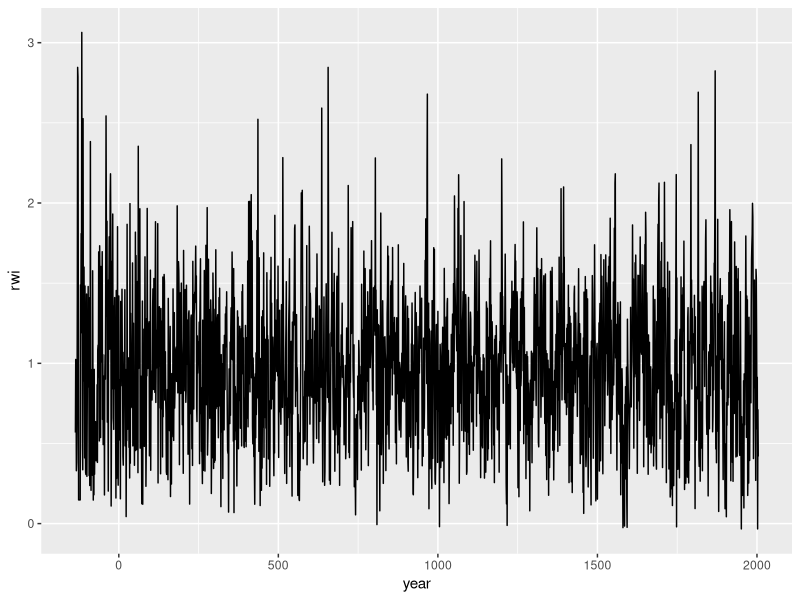
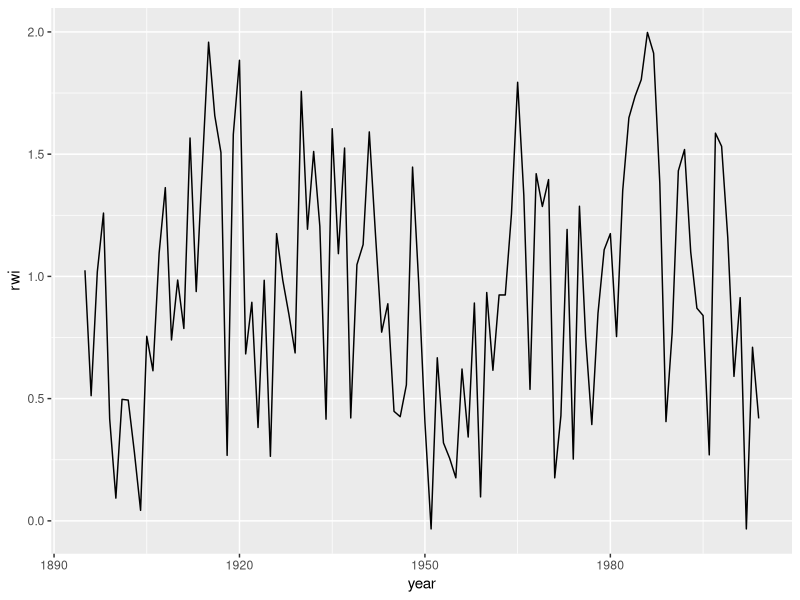
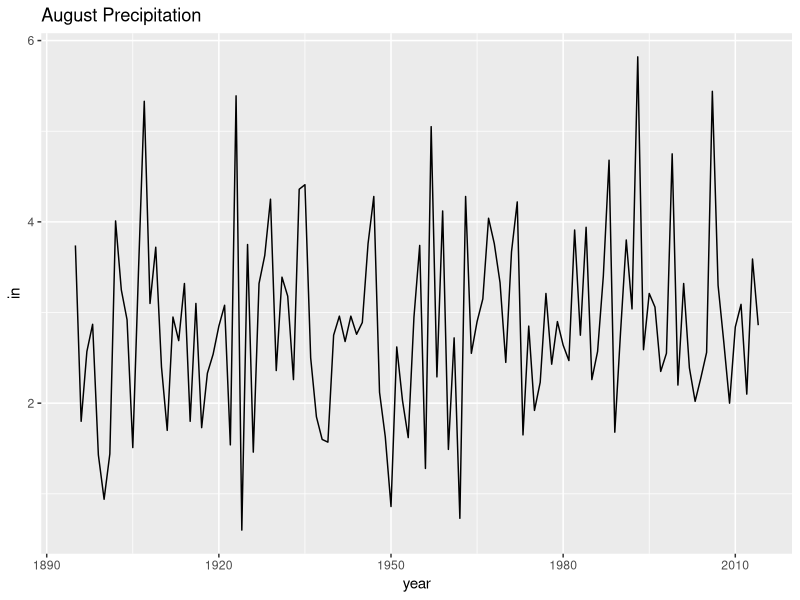
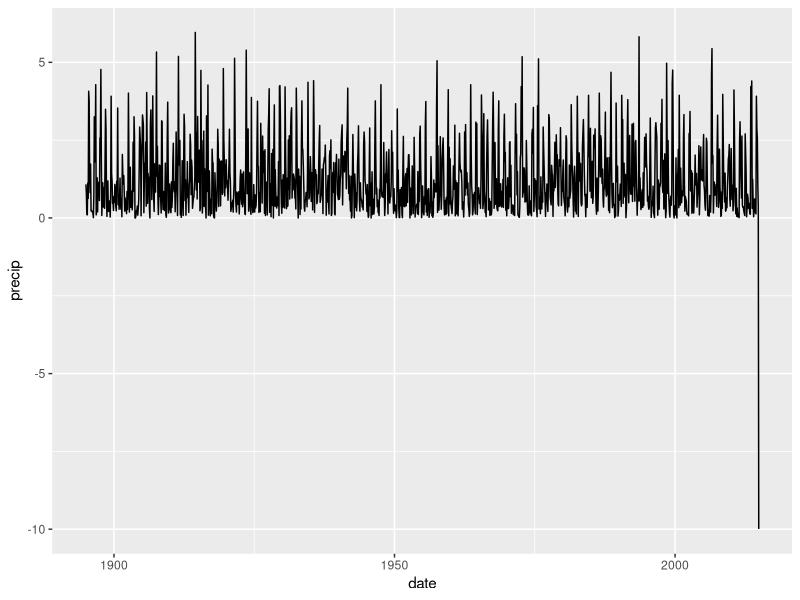
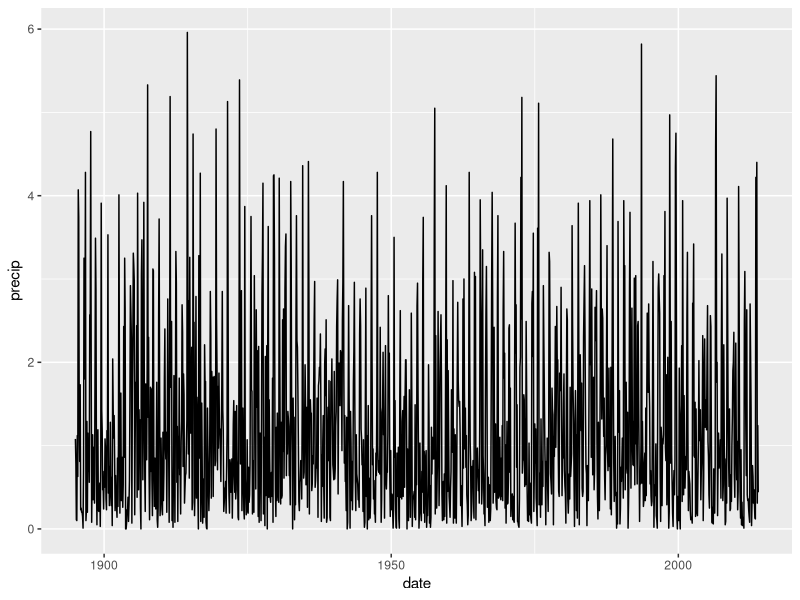
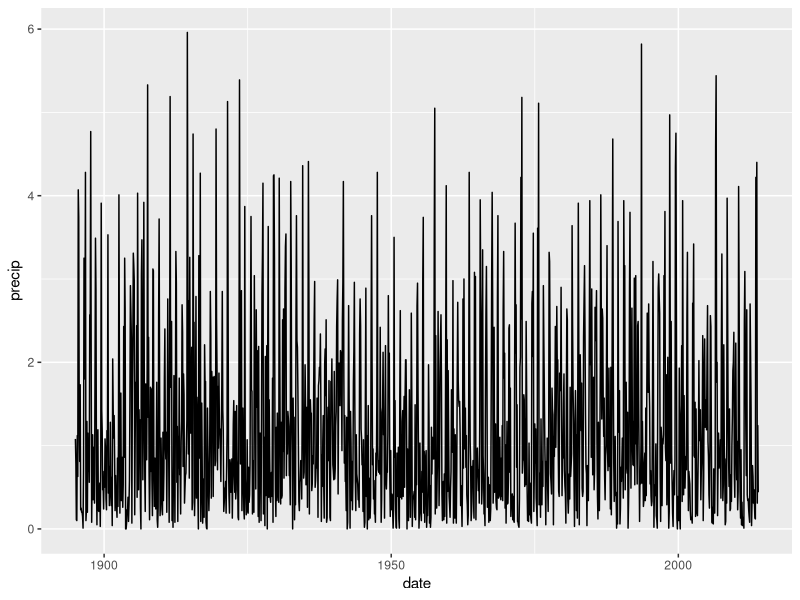
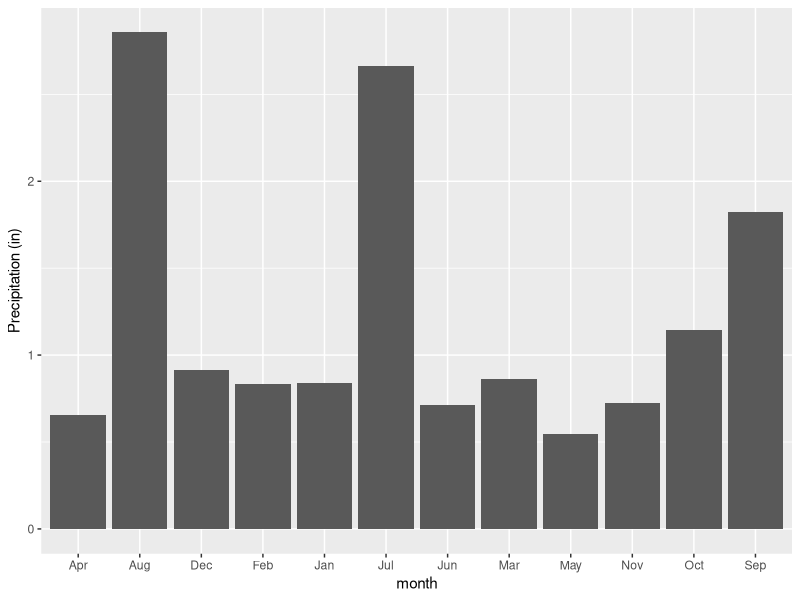
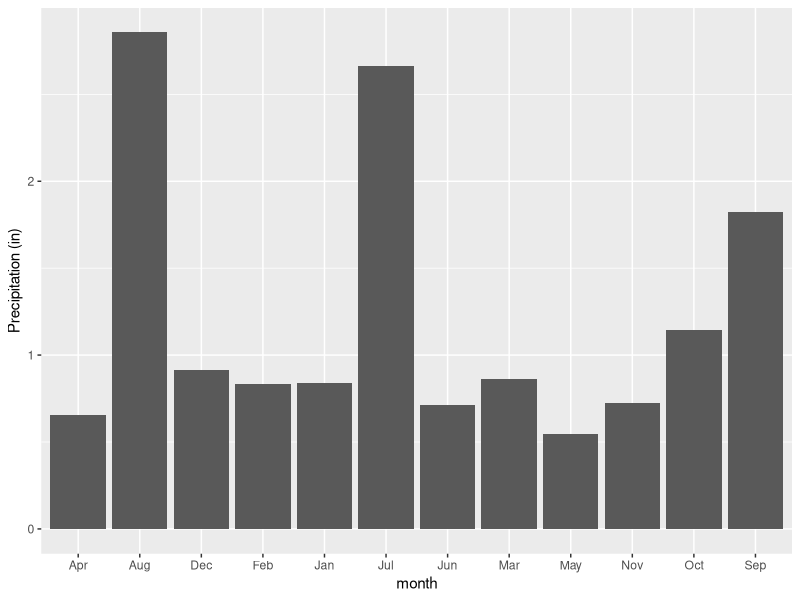

Write the R code that produced these figures, in order.
## ---- chunk 1
setwd('~/Dropbox/git_root/homework/homework2/')
## ---- chunk 2
library(ggplot2)
library(dplyr)
library(tidyr)
library(magrittr) # for the %$% notation I'll use later.
## ---- chunk 3
precip <- read.csv('data/precip.csv')
rwi <- read.csv('data/rwi.csv')

summary(rwi)
summary(precip)
## ---- chunk 4
ggplot(data=rwi) + geom_line(aes(x=year, y=rwi))
## ---- chunk 5
# Using the subset function and temporary data:
# temp.data <- subset(rwi, year>=1895)
# ggplot(data=temp.data + geom_line(aes(x=year, y=rwi))
#
# It's possible to combine those two:
# ggplot(data= subset(rwi, year>1895)) + geom_line(aes(x=year, y=rwi))


# Using the really awesome dplyr function and its filter function
filter(rwi, year >= 1895) %>% ggplot(data=.) + geom_line(aes(x=year, y=rwi))
## ---- chunk 6
ggplot(data=precip) + geom_line(aes(x=year,y=Aug)) + labs(y="in", title="August Precipitation")
## ---- chunk 7
temp.data <- gather(data=precip, key=month, value=precip, -year)
head(temp.data) # They're not in order
# Rearrange them
tidy.precip <- arrange(temp.data, year, month)
head(tidy.precip) # Now they're in order
## ---- chunk 8
# Create a new column that is a date text string (but still a string)
# In dplyr, mutate is the function to create a new column.
# and paste is the function to paste together text
temp.data <- mutate(tidy.precip, date.str = paste(year, month, '01'))
head(temp.data)
# Convert that text string to a proper date
temp.data <- mutate(temp.data, date=as.Date(date.str, '%Y %B %d'))
head(temp.data)
# Plot:
ggplot(temp.data) + geom_line(aes(x=date, y=precip))
# Oops, there is a missing value at the end we need to do something about.
# missing data were stored as -999
ggplot(subset(temp.data, year<2014)) + geom_line(aes(x=date, y=precip))
## ---- chunk 9
# Plot the precipitation by month
tidy.precip %>% 
  mutate(date.str = paste(year, month, '01', sep='-')) %>%
  mutate(date=as.Date(date.str, '%Y-%B-%d')) %>%
  filter(date < '2014-01-01') %>%
  ggplot() + geom_line(aes(x=date, y=precip))  
## ---- chunk 10
# Two ways: one using temporary data.  one using pipes
# First using temporary data
temp.data <- group_by(tidy.precip, month)
temp.data <- summarize(temp.data, precip=mean(precip, na.rm=TRUE))
ggplot(temp.data, aes(month, precip)) + geom_bar(stat='identity') + labs(y='Precipitation (in)')

# Second using %>% pipes
tidy.precip %>% group_by(month) %>%
  summarize(precip=mean(precip, na.rm=TRUE)) %>%
  ggplot(data=., aes(month, precip)) + geom_bar(stat='identity') + labs(y='Precipitation (in)')
## ---- chunk 11
# the tidy data
rwi.precip <- left_join(rwi, tidy.precip, by='year') %>% filter(year>=1895)
rwi.precip %>% filter(month=='Jan') %$% cor(rwi, precip, use='complete.obs')
rwi.precip %>% filter(month=='Dec') %$% cor(rwi, lag(precip),use='complete.obs')
## ---- chunk 12
rwi.precip %>% group_by(month) %>% summarise(r=cor(rwi, precip))
